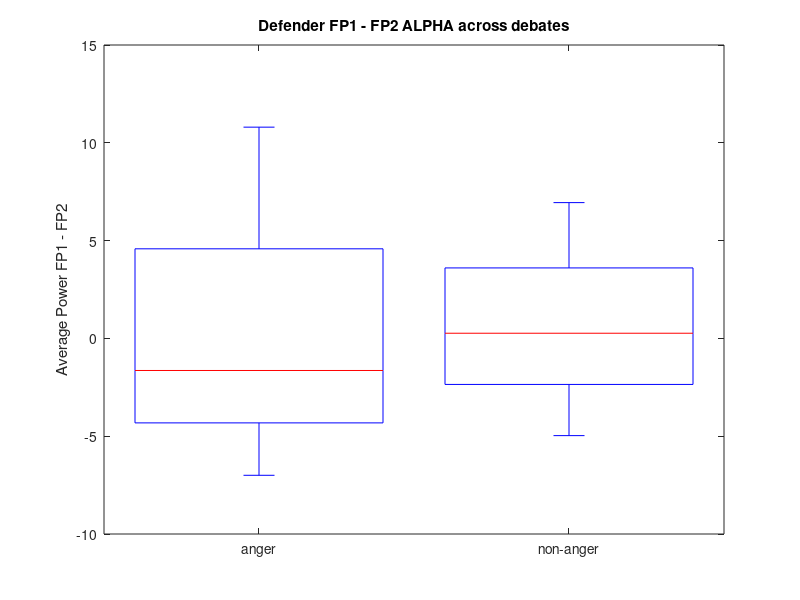

The MATLAB script that drew this image:
avg_anger = [-1.6401 -6.9984 10.8001]';
avg_non_anger = [0.2643 -4.9702 6.9422]';

group = [ones(size(avg_anger)); 2 * ones(size(avg_non_anger))];

figure
boxplot([avg_anger; avg_non_anger],group);
title('Defender FP1 - FP2 ALPHA across debates');
ylabel('Average Power FP1 - FP2');
set(gca,'XTickLabel',{'anger','non-anger'});

[h,p] = ttest2(avg_anger, avg_non_anger);
sprintf("h = %d", h)
if p <= 0.05
    sprintf("p = %.3f * ", p)
else
    sprintf("p = %.3f", p)
end

% Which should be higher? F3 or F4?